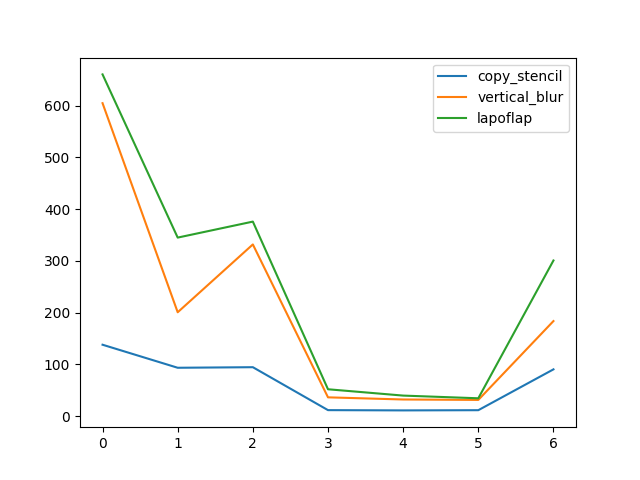

Reproduce this figure in Python.
import numpy as np
import matplotlib.pyplot as plt
import pandas as pd

def append_df(dataframe, unroll,vectorize, openmp, copy_stencil, vetical_blur,lapoflap):
    dataframe = dataframe.append({'unroll': unroll,
                'vectorize': vectorize,
                'openmp': openmp,
                'copy_stencil': copy_stencil,
                'vertical_blur': vetical_blur,
                'lapoflap': lapoflap}, 
                ignore_index=True)
    return dataframe

if __name__ == "__main__":
    df_sec = pd.DataFrame(columns =('unroll','vectorize','openmp','copy_stencil', 'vertical_blur', 'lapoflap'))
    df_sec = append_df(df_sec,1,False,False, 138.156145648, 604.525416697, 660.082927219)
    df_sec = append_df(df_sec,4,False,False,93.684044494, 200.836122129, 344.995356794)
    df_sec = append_df(df_sec,4,True,False,94.773355536,331.794852993,375.869755695)
    df_sec = append_df(df_sec,4,True,True,11.872591862,36.573046971,52.158416602)
    df_sec = append_df(df_sec,4,False,True,11.361567298,32.427799394,39.9568979)
    df_sec = append_df(df_sec,8,False,True,11.762738518,31.587117513,34.756710882)
    df_sec = append_df(df_sec,8,False,False,90.599052203,183.833517631,300.799992193)

    #print(df_sec)
    plt.figure()
    df_sec.iloc[:,3:6].plot()
    #df_sec.plot(x='vectorize', y='copy_stencil')
    #df_sec.plot(x='arguments', y='vertical_blur')
    #df_sec.plot(ylabel='time in sec', xlabel='parameters')
    #plt.tick_params(axis='x', which='major', labelsize=3)
    #plt.show()
    plt.savefig("plot.png")
    
    ##For latex report
    #print(df_sec.to_latex(index=False))


    # plt.ioff()
    # plt.imshow(input[input.shape[0] // 2, :, :], origin="lower")
    # plt.colorbar()
    # plt.savefig("in_field.png")
    # plt.close()
